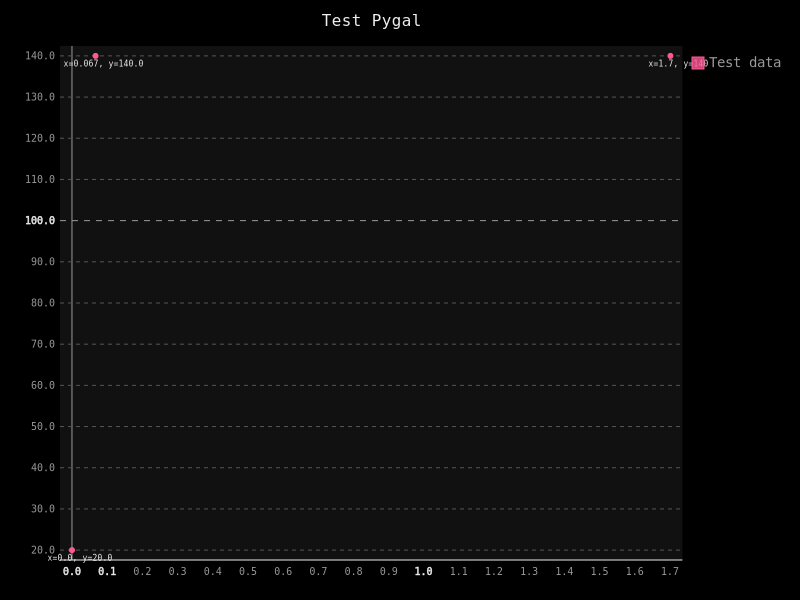

Source code (Python):
#!/usr/bin/env python
#
# Test Pygal wih single point
#

from __future__ import generators

__appname__ = 'singlepoint'
__version__ = "0.1"
__author__ = "Nicolas Hennion <nicolas@nicolargo.com>"
__licence__ = "LGPL"

# Libs
#=====

import pygal

# Main
#=====

if __name__ == "__main__":

    _CHART_FILE = "singlepoint"

    chart = pygal.XY(stroke=False)

    chart.title = "Test Pygal"

    chart.add('Test data', [(0.0, 20.0), (0.067, 140.0), (1.7, 140)])

    # Export the chart to SVG
    print "Export the chart to SVG file (%s.svg)" % _CHART_FILE
    chart.render_to_file(_CHART_FILE + ".svg")

    # Export the chart to PNG
    print "Export the chart to SVG file (%s.png)" % _CHART_FILE
    chart.render_to_png(_CHART_FILE + ".png")
